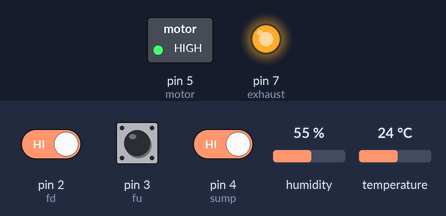
A sketch run on a simulated Arduino Uno, built with avr-gcc and run on an emulated ATmega328P. Parts: switched loads named in the sketch (green lamp = pin HIGH), output pins drawn as LEDs (lit = HIGH). Dashed ring = blinking. Inputs (shaded band) come from the test bench; at power-on: pin 2 (fd) HIGH, pin 4 (sump) HIGH, temperature 24 °C, pin 3 (fu) HIGH, humidity 55 %.

Above: at 2.8 s.
2.9 s: pin 2 (fd) driven LOW and pin 4 (sump) driven LOW
At 4.8 s:
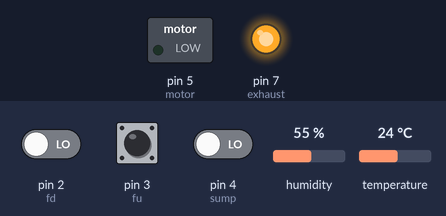
9.3 s: temperature set to 41 °C
At 21.5 s:
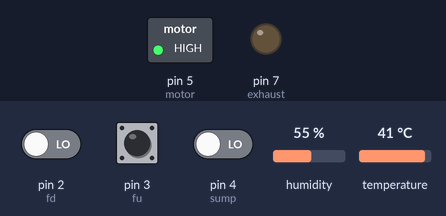
At 22.9 s:
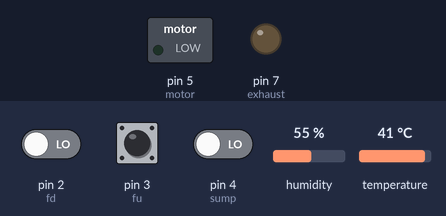
Timing chart, 0 to 23.6 s (numbered marks = the images above; inputs shaded):
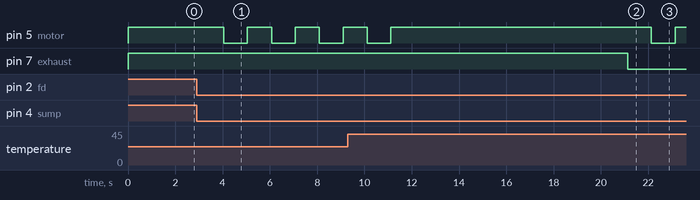

The sketch:

motorAutomation2.0edit.ino
```cpp
#include <dht.h>
dht DHT;

#define relayoff HIGH
#define relayon LOW
#define up HIGH
#define down LOW
#define input INPUT_PULLUP
#define output OUTPUT
#define fd 2
#define fu 3
#define sump 4
#define motor 5
#define exhaust 7
#define DHT11_PIN A1


float hum;  //Stores humidity value
float temp; //Stores temperature value
const long interval = 21600000; // 1 hour = 3600000 millisec
unsigned long previousMillis = 0;

void setup(){
  pinMode(fd, input);
  pinMode(fu, input);
  pinMode(sump, input);
  pinMode(motor, output);
  pinMode(exhaust, output);
  digitalWrite(motor, relayoff);
  digitalWrite(exhaust, relayoff);

  }

void(* resetFunc) (void) = 0; //declare reset function @ address 0


void loop(){

// for motor control
  if ((digitalRead(fd) == down) && (digitalRead(sump) == down)){
    delay(1000);
    if ((digitalRead(fd) == down) && (digitalRead(sump) == down)){// Check whether my tank is less
    digitalWrite(motor, relayon);}}


    if (digitalRead(fu) == up){
    delay(1000);
    if (digitalRead(fu) == up){
    digitalWrite(motor, relayoff);}}


  if (digitalRead(sump) == up){
    delay(1000);
    if (digitalRead(sump) == up){
    digitalWrite(motor, relayoff);
    }}

//For temperature and humidity measurement
    int chk = DHT.read11(DHT11_PIN);
    //Read data and store it to variables hum and temp
    hum = DHT.humidity;
    temp= DHT.temperature;

    if (temp > 38){// yet to to changed by the surrounding
      delay(10000);
      if (temp > 38){
      digitalWrite(exhaust, relayon);
    }}
    else{
      digitalWrite(exhaust, relayoff);}


//Reseting Function

   unsigned long currentMillis = millis();
  if (currentMillis - previousMillis >= interval) {

    resetFunc();  //call reset
  }

}
```

Measured:
- after the input at 2.9 s, pin 5 (motor): alternates HIGH for 1.0 s and LOW for 1.0 s, starting after 1.1 s
- after the input at 9.3 s, pin 5 (motor): HIGH → LOW after 12.8 s, → HIGH 1.0 s later; pin 7 (exhaust): HIGH → LOW after 11.8 s
